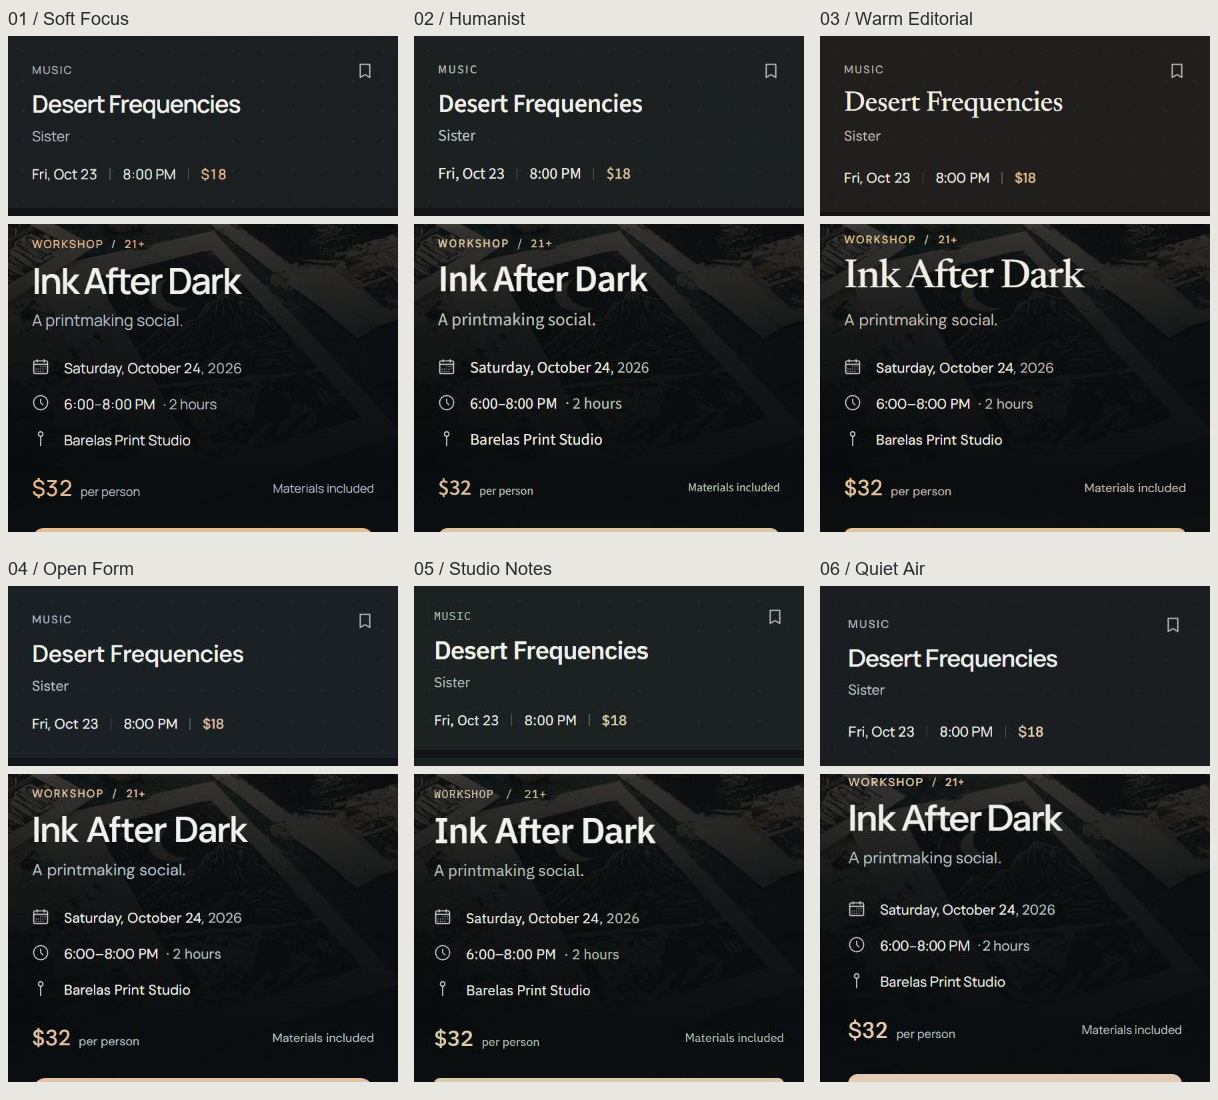

This chart was generated by the following Python code:
from PIL import Image,ImageDraw,ImageFont
from pathlib import Path
import json
p=Path(r'C:/Users/andre/Documents/ChatGPT/Burque Events Designs/refinements')
studies=json.loads((p/'studies.json').read_text())
font=ImageFont.truetype('C:/Windows/Fonts/arial.ttf',18)
out=Image.new('RGB',(3*406,2*550),'#e9e7e2');d=ImageDraw.Draw(out)
for i,s in enumerate(studies):
 x=(i%3)*406;y=(i//3)*550
 d.text((x+8,y+8),s['id']+' / '+s['name'],font=font,fill='#292e30')
 a=Image.open(p/'qa'/f'{s["id"]}-list.png').convert('RGB').crop((0,140,390,320))
 b=Image.open(p/'qa'/f'{s["id"]}-event.png').convert('RGB').crop((0,416,390,724))
 out.paste(a,(x+8,y+36));out.paste(b,(x+8,y+224))
out.save(p/'qa/type-details.png')
